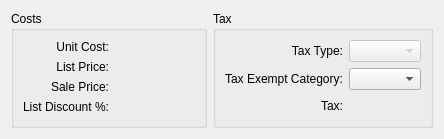
       <widget class="QWidget" name="_detail">
        <attribute name="title">
         <string>&amp;Detail</string>
        </attribute>
        <layout class="QGridLayout">
         <item row="0" column="0">
          <widget class="QGroupBox" name="_priceGroup">
           <property name="title">
            <string>Costs</string>
           </property>
           <layout class="QGridLayout">
            <item row="0" column="0">
             <layout class="QHBoxLayout">
              <item>
               <layout class="QVBoxLayout">
                <item>
                 <layout class="QGridLayout">
                  <item row="0" column="0">
                   <widget class="QLabel" name="_unitCostLit">
                    <property name="text">
                     <string>Unit Cost:</string>
                    </property>
                    <property name="alignment">
                     <set>Qt::AlignRight|Qt::AlignTrailing|Qt::AlignVCenter</set>
                    </property>
                   </widget>
                  </item>
                  <item row="1" column="0">
                   <widget class="QLabel" name="_listPriceLit">
                    <property name="text">
                     <string>List Price:</string>
                    </property>
                    <property name="alignment">
                     <set>Qt::AlignRight|Qt::AlignTrailing|Qt::AlignVCenter</set>
                    </property>
                   </widget>
                  </item>
                  <item row="1" column="1">
                   <widget class="CurrDisplay" name="_listPrice">
                    <property name="format">
                     <enum>CurrDisplay::Cost</enum>
                    </property>
                    <property name="localControl">
                     <bool>false</bool>
                    </property>
                   </widget>
                  </item>
                  <item row="2" column="0">
                   <widget class="QLabel" name="_salePriceLit">
                    <property name="text">
                     <string>Sale Price:</string>
                    </property>
                    <property name="alignment">
                     <set>Qt::AlignRight|Qt::AlignTrailing|Qt::AlignVCenter</set>
                    </property>
                   </widget>
                  </item>
                  <item row="2" column="1">
                   <widget class="CurrDisplay" name="_salePrice">
                    <property name="format">
                     <enum>CurrDisplay::Cost</enum>
                    </property>
                    <property name="localControl">
                     <bool>false</bool>
                    </property>
                   </widget>
                  </item>
                  <item row="3" column="0">
                   <widget class="QLabel" name="_discountFromListPrcntLit">
                    <property name="text">
                     <string>List Discount %:</string>
                    </property>
                    <property name="alignment">
                     <set>Qt::AlignRight|Qt::AlignTrailing|Qt::AlignVCenter</set>
                    </property>
                   </widget>
                  </item>
                  <item row="3" column="1">
                   <widget class="XLabel" name="_discountFromList">
                    <property name="minimumSize">
                     <size>
                      <width>80</width>
                      <height>0</height>
                     </size>
                    </property>
                    <property name="alignment">
                     <set>Qt::AlignRight|Qt::AlignTrailing|Qt::AlignVCenter</set>
                    </property>
                   </widget>
                  </item>
                  <item row="0" column="1">
                   <widget class="CurrCluster" name="_unitCost">
                    <property name="format">
                     <enum>CurrDisplay::Cost</enum>
                    </property>
                    <property name="currencyEnabled">
                     <bool>false</bool>
                    </property>
                    <property name="currencyVisible">
                     <bool>false</bool>
                    </property>
                    <property name="enabled">
                     <bool>false</bool>
                    </property>
                   </widget>
                  </item>
                 </layout>
                </item>
                <item>
                 <spacer>
                  <property name="orientation">
                   <enum>Qt::Vertical</enum>
                  </property>
                  <property name="sizeType">
                   <enum>QSizePolicy::MinimumExpanding</enum>
                  </property>
                  <property name="sizeHint" stdset="0">
                   <size>
                    <width>20</width>
                    <height>0</height>
                   </size>
                  </property>
                 </spacer>
                </item>
               </layout>
              </item>
              <item>
               <spacer>
                <property name="orientation">
                 <enum>Qt::Horizontal</enum>
                </property>
                <property name="sizeHint" stdset="0">
                 <size>
                  <width>0</width>
                  <height>20</height>
                 </size>
                </property>
               </spacer>
              </item>
             </layout>
            </item>
           </layout>
          </widget>
         </item>
         <item row="0" column="1">
          <widget class="QGroupBox" name="_taxGroup">
           <property name="title">
            <string>Tax</string>
           </property>
           <layout class="QGridLayout">
            <item row="0" column="0">
             <layout class="QVBoxLayout">
              <item>
               <layout class="QGridLayout">
                <item row="0" column="1">
                 <layout class="QHBoxLayout">
                  <item>
                   <widget class="XComboBox" name="_taxType">
                    <property name="enabled">
                     <bool>false</bool>
                    </property>
                    <property name="focusPolicy">
                     <enum>Qt::NoFocus</enum>
                    </property>
                    <property name="allowNull">
                     <bool>true</bool>
                    </property>
                    <property name="nullStr">
                     <string>[ Default ]</string>
                    </property>
                    <property name="type">
                     <enum>XComboBox::TaxTypes</enum>
                    </property>
                   </widget>
                  </item>
                  <item>
                   <spacer>
                    <property name="orientation">
                     <enum>Qt::Horizontal</enum>
                    </property>
                    <property name="sizeHint" stdset="0">
                     <size>
                      <width>0</width>
                      <height>20</height>
                     </size>
                    </property>
                   </spacer>
                  </item>
                 </layout>
                </item>
                <item row="0" column="0">
                 <widget class="QLabel" name="_taxTypeLit">
                  <property name="enabled">
                   <bool>true</bool>
                  </property>
                  <property name="text">
                   <string>Tax Type:</string>
                  </property>
                  <property name="alignment">
                   <set>Qt::AlignRight|Qt::AlignTrailing|Qt::AlignVCenter</set>
                  </property>
                 </widget>
                </item>
                <item row="2" column="0">
                 <widget class="XURLLabel" name="_taxLit">
                  <property name="text">
                   <string>Tax:</string>
                  </property>
                  <property name="alignment">
                   <set>Qt::AlignRight|Qt::AlignTrailing|Qt::AlignVCenter</set>
                  </property>
                 </widget>
                </item>
                <item row="2" column="1">
                 <layout class="QHBoxLayout">
                  <item>
                   <widget class="CurrCluster" name="_tax">
                    <property name="focusPolicy">
                     <enum>Qt::NoFocus</enum>
                    </property>
                    <property name="format">
                     <enum>CurrDisplay::SalesPrice</enum>
                    </property>
                    <property name="enabled">
                     <bool>false</bool>
                    </property>
                   </widget>
                  </item>
                  <item>
                   <spacer>
                    <property name="orientation">
                     <enum>Qt::Horizontal</enum>
                    </property>
                    <property name="sizeHint" stdset="0">
                     <size>
                      <width>0</width>
                      <height>20</height>
                     </size>
                    </property>
                   </spacer>
                  </item>
                 </layout>
                </item>
                <item row="1" column="0">
                 <widget class="QLabel" name="_taxExemptLit">
                  <property name="text">
                   <string>Tax Exempt Category:</string>
                  </property>
                 </widget>
                </item>
                <item row="1" column="1">
                 <widget class="TaxExemptCluster" name="_taxExempt"/>
                </item>
               </layout>
              </item>
              <item>
               <spacer>
                <property name="orientation">
                 <enum>Qt::Vertical</enum>
                </property>
                <property name="sizeType">
                 <enum>QSizePolicy::MinimumExpanding</enum>
                </property>
                <property name="sizeHint" stdset="0">
                 <size>
                  <width>20</width>
                  <height>0</height>
                 </size>
                </property>
               </spacer>
              </item>
             </layout>
            </item>
           </layout>
          </widget>
         </item>
        </layout>
       </widget>
